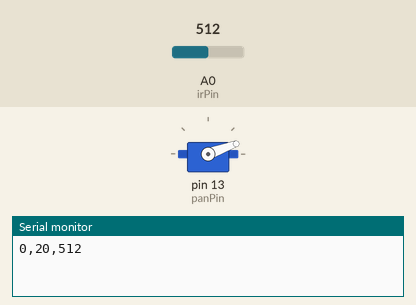
Simulated run of this sketch. Board: Arduino Uno, built with avr-gcc and run on an emulated ATmega328P. On the bench: servo, the last lines printed to the serial monitor. Inputs (shaded band) come from the test bench; at power-on: A0 (irPin) = 512.

Above: at 5.05 s.
At 9.05 s:
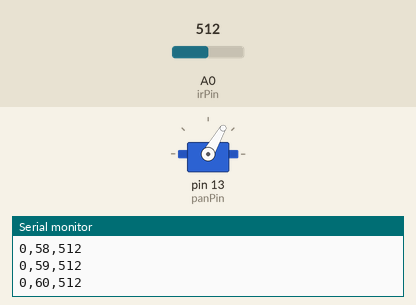
At 11.05 s:
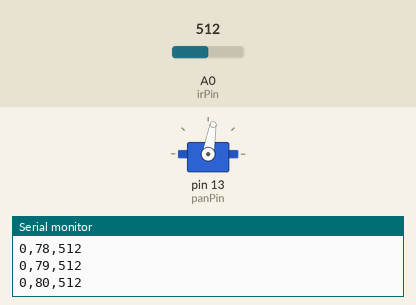
At 17.1 s:
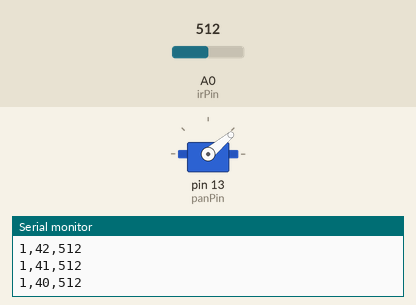
Timing chart, 0 to 23.2 s (numbered marks = the images above):
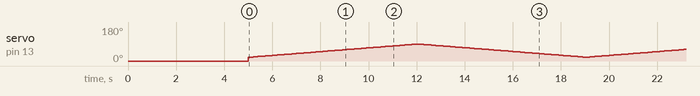

The sketch:

one_row_scan.ino
```cpp
#include <Servo.h>

const int irPin = A0;
const int panPin = 13;

// servo object
Servo panServo;

// timing
uint32_t loop_time = 0; // last time ir was sampled

// starting angle + scan state
int panAngle = 20;
bool scanning = true;
int panStep = 1; // step size for pan sweep

// spike filter
int lastValue = -1;
const int spikeThreshold = 300;

int rowID = 0; // row id for csv output

void setup() {
  Serial.begin(9600); // start serial
  panServo.attach(panPin); // attach pan servo

  panServo.write(0); // set servo to 0 deg

  loop_time = millis(); // init last reading time
  delay(5000); // wait before scanning starts
}

// check if dt ms have passed
bool it_is_time(uint32_t t, uint32_t t0, uint16_t dt) {
  return (t - t0 >= dt);
}

void loop() {
  if (!scanning) return;

  uint32_t t = millis();

  if (it_is_time(t, loop_time, 100)) {

    // move servo to current pos
    panServo.write(panAngle);
    delay(30); // let servo settle

    // read ir 3 times and take min to reduce noise
    int x = analogRead(irPin);
    int y = analogRead(irPin);
    int z = analogRead(irPin);
    int irValue = min(min(x, y), z);

    // spike rejection
    if (lastValue != -1 && abs(irValue - lastValue) > spikeThreshold) {
      int retry = analogRead(irPin);
      if (abs(retry - lastValue) > spikeThreshold) {
        irValue = retry; // big change again then real change
      } else {
        irValue = lastValue; // one-off spike then reject
      }
    }
    lastValue = irValue;

    // print csv (row, pan, ir)
    Serial.print(rowID);
    Serial.print(",");
    Serial.print(panAngle);
    Serial.print(",");
    Serial.println(irValue);

    loop_time = t; // update last read time

    // update pan pos
    panAngle += panStep;

    // reverse sweep at limits
    if (panAngle >= 90) {
      panAngle = 90;
      panStep = -panStep; // sweep left
      rowID++;
    }
    else if (panAngle <= 20) {
      panAngle = 20;
      panStep = -panStep; // sweep right
      rowID++;
    }
  }
}
```
